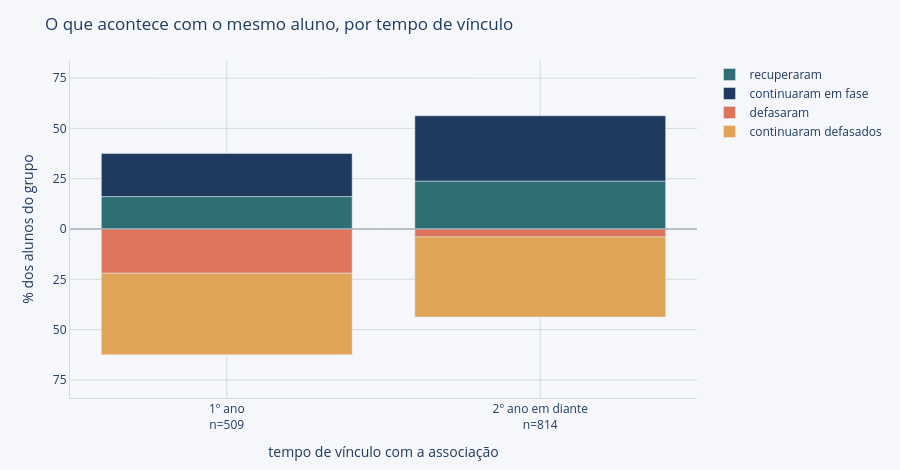

The notebook cell this image was saved under:
### Markdown cell above
#### Defasagem por Tempo de Vínculo

### Code cell
# Com relação ao tempo de vínculo, a separação de coortes que se mostrou proveitosa foi a que resulta em
# apenas dois grupos: ingressantes e demais. O que justifica esse corte é a tabela ano a ano impressa logo
# abaixo, e não uma escolha feita de antemão: a queda do risco acontece toda do primeiro para o segundo ano,
# e daí em diante o número só oscila, sobre grupos cada vez menores.
pv = p1.dropna(subset=['tempo_vinculo']).copy()
pv['vinculo'] = pd.cut(pv.tempo_vinculo, [-1, 0, 99], labels=['1º ano', '2º ano em diante'])

emf_v = pv[~pv.defasado.astype(bool)]
print('Risco de se defasar no ano seguinte, ano a ano de vínculo, entre quem estava em fase em t:')
print(emf_v.groupby(emf_v.tempo_vinculo.astype(int)).defasado_t1
           .agg(em_fase_em_t='size', defasaram_pct=lambda s: s.astype(bool).mean() * 100)
           .round(1).to_string())
print()


def riscos(g):
    """Taxas condicionais ao grupo de origem: dado que o aluno estava defasado em t, com que frequência ele
    recuperou; dado que estava em fase, com que frequência caiu. O tamanho de cada grupo de origem vai na
    coluna ao lado, porque aqui o denominador muda de uma linha para a outra.

    Toda desagregação desta função usa a fase de partida, em t, nunca a de chegada: o grupo precisa estar
    fechado antes do desfecho acontecer, e como recuperar significa avançar de fase, agrupar por fase_t1
    mudaria o aluno de grupo conforme o resultado — quem fica parado sai do balde de quem recupera. A fase
    de chegada rotula bem um valor observado em t+1, como nos gráficos de variação por fase, mas não serve
    para definir a população em risco."""
    de = g.defasado.astype(bool)
    ef = ~de
    de_t1 = g.defasado_t1.astype(bool)
    taxa = lambda acerto, grupo: acerto.sum() / grupo.sum() * 100 if grupo.sum() else np.nan
    return pd.Series({'defasados_em_t': de.sum(), 'recuperaram_%': taxa(de & ~de_t1, de),
                      'em_fase_em_t': ef.sum(), 'defasaram_%': taxa(ef & de_t1, ef)})


def fisher_queda(base, rotulo):
    """Compara a queda dos dois grupos entre quem estava em fase em t e diz se a diferença observada resiste
    ao acaso — a mesma tradução que `diferenca_resiste` faz mais adiante, e pelo mesmo motivo: quem lê o
    relatório precisa saber se pode confiar na diferença, não com que ferramenta ela foi medida. O limiar
    adotado é 1%, e as contagens dos dois lados saem junto para que o leitor julgue por conta própria."""
    ef = base[~base.defasado.astype(bool)]
    a, b = [ef[ef.vinculo == v].defasado_t1.astype(bool) for v in ('1º ano', '2º ano em diante')]
    p = stats.fisher_exact([[a.sum(), (~a).sum()], [b.sum(), (~b).sum()]])[1]
    veredito = 'resiste ao acaso' if p < 0.01 else 'ainda poderia vir só do acaso'
    print(f'{rotulo}: {a.sum()} de {len(a)} contra {b.sum()} de {len(b)} — {veredito}.')


print('Taxas condicionais por tempo de vínculo, com o tamanho de cada grupo de origem:')
print(pv.groupby('vinculo', observed=True).apply(riscos, include_groups=False).round(1).to_string())
fisher_queda(pv, 'Diferença de queda entre os dois grupos')

# Como o aluno novo tende a entrar nas fases iniciais, o efeito do vínculo poderia ser a fase disfarçada; daí
# o controle a seguir. Deixei de fora as células com menos de 10 alunos em fase em t.
cf = pv.groupby(['fase', 'vinculo'], observed=True).apply(riscos, include_groups=False)
print('\nE controlando por fase (só as células com pelo menos 10 alunos em fase em t):')
print(cf[cf.em_fase_em_t >= 10].round(1).to_string())

# A análise em P11 (veremos adiante) mostra que quem evade tem INDE e IEG menores, então o grupo mais antigo
# poderia estar apenas livre dos alunos com mais dificuldade. Para checar isso, restringi os dois grupos a
# quem não evadiu. Só dá para fazer isso em 2022→2023, porque em 2023→2024 estar na base em 2024 já é
# condição para o aluno entrar no painel.
sub = pv[pv.transicao == '2022→2023']
fica = sub[sub.id_aluno.isin(set(df.loc[df.ano == 2024, 'id_aluno']))]
print(f'\nSó os alunos de 2022→2023 que ainda aparecem em 2024 ({len(fica)} dos {len(sub)} alunos):')
print(fica.groupby('vinculo', observed=True).apply(riscos, include_groups=False).round(1).to_string())
fisher_queda(fica, 'Diferença de queda entre os que não evadiram')

barras_destino(contar_destinos(pv, ['vinculo']),
               'O que acontece com o mesmo aluno, por tempo de vínculo',
               'tempo de vínculo com a associação').show()

### Figure 1 — Plotly figure (JSON) as saved in the notebook; plotly's stock layout.template omitted (floating-point values rounded to 4 significant figures)
{"data": [{"customdata": [[16.11, 82.0, 509.0], [23.83, 194.0, 814.0]], "hovertemplate": "%{customdata[0]:.1f}%  (%{customdata[1]:.0f} de %{customdata[2]:.0f})<extra></extra>", "marker": {"color": "#2F6F73"}, "name": "recuperaram", "type": "bar", "x": ["1º ano<br>n=509", "2º ano em diante<br>n=814"], "y": [16.11, 23.83]}, {"customdata": [[21.41, 109.0, 509.0], [32.43, 264.0, 814.0]], "hovertemplate": "%{customdata[0]:.1f}%  (%{customdata[1]:.0f} de %{customdata[2]:.0f})<extra></extra>", "marker": {"color": "#1F3A5F"}, "name": "continuaram em fase", "type": "bar", "x": ["1º ano<br>n=509", "2º ano em diante<br>n=814"], "y": [21.41, 32.43]}, {"customdata": [[22.0, 112.0, 509.0], [3.931, 32.0, 814.0]], "hovertemplate": "%{customdata[0]:.1f}%  (%{customdata[1]:.0f} de %{customdata[2]:.0f})<extra></extra>", "marker": {"color": "#DF745C"}, "name": "defasaram", "type": "bar", "x": ["1º ano<br>n=509", "2º ano em diante<br>n=814"], "y": [-22.0, -3.931]}, {"customdata": [[40.47, 206.0, 509.0], [39.8, 324.0, 814.0]], "hovertemplate": "%{customdata[0]:.1f}%  (%{customdata[1]:.0f} de %{customdata[2]:.0f})<extra></extra>", "marker": {"color": "#E0A458"}, "name": "continuaram defasados", "type": "bar", "x": ["1º ano<br>n=509", "2º ano em diante<br>n=814"], "y": [-40.47, -39.8]}], "layout": {"barmode": "relative", "font": {"color": "#1F3A5F"}, "height": 470, "hovermode": "x unified", "legend": {"title": {"font": {"color": "#1F3A5F"}, "text": ""}}, "margin": {"b": 70, "l": 70, "r": 30, "t": 60}, "paper_bgcolor": "#F5F7FA", "plot_bgcolor": "#F5F7FA", "shapes": [{"line": {"color": "#9AA5B1", "width": 1}, "type": "line", "x0": 0, "x1": 1, "xref": "x domain", "y0": 0, "y1": 0, "yref": "y"}], "title": {"font": {"color": "#1F3A5F"}, "text": "O que acontece com o mesmo aluno, por tempo de vínculo"}, "xaxis": {"gridcolor": "rgba(154, 165, 177, 0.35)", "linecolor": "rgba(154, 165, 177, 0.35)", "title": {"text": "tempo de vínculo com a associação"}, "zerolinecolor": "rgba(154, 165, 177, 0.35)"}, "yaxis": {"gridcolor": "rgba(154, 165, 177, 0.35)", "linecolor": "rgba(154, 165, 177, 0.35)", "range": [-84.0, 84.0], "tickmode": "array", "ticktext": ["75", "50", "25", "0", "25", "50", "75"], "tickvals": [-75.0, -50.0, -25.0, 0.0, 25.0, 50.0, 75.0], "title": {"text": "% dos alunos do grupo"}, "zerolinecolor": "rgba(154, 165, 177, 0.35)"}}}
